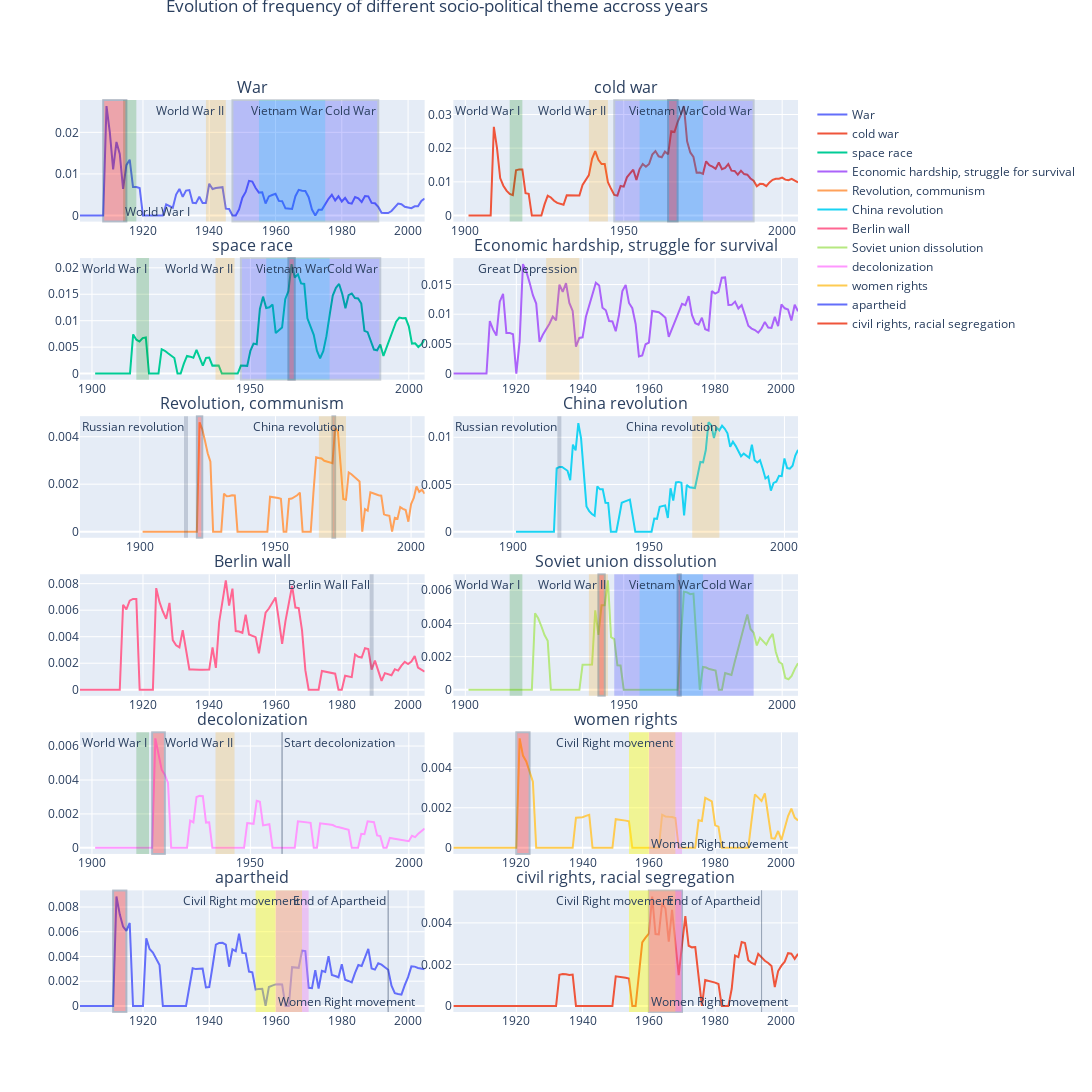

Notebook code for this chart:
### Code cell
# Création of PlotLy figures.
fig0 = go.Figure()
fig1 = go.Figure()
fig2 = go.Figure()
fig3 = go.Figure()
fig4 = go.Figure()
fig5 = go.Figure()
fig6 = go.Figure()
fig7 = go.Figure()
fig8 = go.Figure()
fig9 = go.Figure()
fig10 = go.Figure()
fig11 = go.Figure()
figure_list = [fig0,fig1,fig2,fig3,fig4,fig5,fig6,fig7,fig8,fig9,fig10,fig11]
#Loop that compute frequency of themes within a windows of 5 years that mooves year by year
for j in range(0, 12):
    #loop over them of index from 0 to 4
    f = []
    for i in range(0, len(years) - 5):
        # loop over lower and upper bounds values of each 5 years window
        a = years[i] # lower bound of a 5 year window
        b = years[i + 4] # upper bound of a 5 year window
        
        # computation of the frequency of films about each theme within the 5 year window
        data = df[(df['MovieReleaseDate'] >= a) & (df['MovieReleaseDate'] <= b)]
        decade_frequency = len(data[data[themes[j]] == True]) / len(data)
        f.append(decade_frequency)

    # Adding the trace to the figure
    figure_list[j].add_trace(go.Scatter(x=years[1:], y=f, mode='lines', name=themes[j]))

#Plotting the figures
fig = make_subplots(rows=6, cols=2,subplot_titles = ['War','cold war','space race','Economic hardship, struggle for survival','Revolution, communism',
          'China revolution','Berlin wall','Soviet union dissolution','decolonization','women rights','apartheid',
          'civil rights, racial segregation'],vertical_spacing = 0.04,horizontal_spacing = 0.04)
fig.add_trace(fig0.data[0], row=1, col=1)
fig.add_vrect(x0=1914, x1=1918,annotation_text = 'World War I',fillcolor = "green",opacity = 0.2,line_width = 0,annotation_position = "bottom left",row =1, col =1)
fig.add_vrect(x0=1939, x1=1945,annotation_text = 'World War II',fillcolor = 'orange', opacity=0.2,line_width = 0,row =1, col =1)
fig.add_vrect(x0=1955, x1=1975,annotation_text = 'Vietnam War',fillcolor = 'cyan', opacity=0.2,line_width = 0,row =1, col =1)
fig.add_vrect(x0=1947, x1=1991,annotation_text = 'Cold War',fillcolor = 'blue', opacity=0.2,row =1, col =1)
fig.add_vrect(x0=1908, x1=1915,fillcolor = 'red', opacity=0.3,row =1, col =1)
fig.add_trace(fig1.data[0], row=1, col=2)
fig.add_vrect(x0=1914, x1=1918,annotation_text = 'World War I',fillcolor = "green",opacity = 0.2,line_width = 0,row =1, col =2)
fig.add_vrect(x0=1939, x1=1945,annotation_text = 'World War II',fillcolor = 'orange', opacity=0.2,line_width = 0,row =1, col =2)
fig.add_vrect(x0=1955, x1=1975,annotation_text = 'Vietnam War',fillcolor = 'cyan', opacity=0.2,line_width = 0,row =1, col =2)
fig.add_vrect(x0=1947, x1=1991,annotation_text = 'Cold War',fillcolor = 'blue', opacity=0.2,row =1, col =2)
fig.add_vrect(x0=1964, x1=1967,fillcolor = 'red', opacity=0.3,row =1, col =2)
fig.add_trace(fig2.data[0], row=2, col=1)
fig.add_vrect(x0=1914, x1=1918,annotation_text = 'World War I',fillcolor = "green",opacity = 0.2,line_width = 0,row =2, col =1)
fig.add_vrect(x0=1939, x1=1945,annotation_text = 'World War II',fillcolor = 'orange', opacity=0.2,line_width = 0,row =2, col =1)
fig.add_vrect(x0=1955, x1=1975,annotation_text = 'Vietnam War',fillcolor = 'cyan', opacity=0.2,line_width = 0,row =2, col =1)
fig.add_vrect(x0=1947, x1=1991,annotation_text = 'Cold War',fillcolor = 'blue', opacity=0.2,row =2, col =1)
fig.add_vrect(x0=1962, x1=1964,fillcolor = 'red', opacity=0.3,row =2, col =1)
fig.add_trace(fig3.data[0], row=2, col=2)
fig.add_vrect(x0=1929, x1=1939,annotation_text = 'Great Depression',fillcolor = 'orange', opacity=0.2,line_width = 0,row =2, col =2)
fig.add_trace(fig4.data[0], row=3, col=1)
fig.add_vrect(x0=1921, x1=1923,fillcolor = 'red', opacity=0.3,row =3, col =1)
fig.add_vrect(x0=1971, x1=1972,fillcolor = 'red', opacity=0.3,row =3, col =1)
fig.add_vrect(x0=1917, x1=1917,annotation_text = 'Russian revolution',fillcolor = "orange",opacity = 0.2,line_width =4,row =3, col =1)
fig.add_vrect(x0=1966, x1=1976,annotation_text = 'China revolution',fillcolor = 'orange', opacity=0.2,line_width = 0,row =3, col =1)
fig.add_trace(fig5.data[0], row=3, col=2)
fig.add_vrect(x0=1917, x1=1917,annotation_text = 'Russian revolution',fillcolor = "orange",opacity = 0.2,line_width =4,row =3, col =2)
fig.add_vrect(x0=1966, x1=1976,annotation_text = 'China revolution',fillcolor = 'orange', opacity=0.2,line_width = 0,row =3, col =2)
fig.add_trace(fig6.data[0], row=4, col=1)
fig.add_vrect(x0=1989, x1=1989,annotation_text = 'Berlin Wall Fall',fillcolor = 'cyan', opacity=0.2,line_width = 4,row =4, col =1)
fig.add_trace(fig7.data[0], row=4, col=2)
fig.add_vrect(x0=1914, x1=1918,annotation_text = 'World War I',fillcolor = "green",opacity = 0.2,line_width = 0,row =4, col =2)
fig.add_vrect(x0=1939, x1=1945,annotation_text = 'World War II',fillcolor = 'orange', opacity=0.2,line_width = 0,row =4, col =2)
fig.add_vrect(x0=1955, x1=1975,annotation_text = 'Vietnam War',fillcolor = 'cyan', opacity=0.2,line_width = 0,row =4, col =2)
fig.add_vrect(x0=1947, x1=1991,annotation_text = 'Cold War',fillcolor = 'blue', opacity=0.2,line_width = 0,row =4, col =2)
fig.add_vrect(x0=1942, x1=1944,fillcolor = 'red', opacity=0.3,row =4, col =2)
fig.add_vrect(x0=1968, x1=1967,fillcolor = 'red', opacity=0.3,row =4, col =2)
fig.add_trace(fig8.data[0], row=5, col=1)
fig.add_vrect(x0=1919, x1=1923,fillcolor = 'red', opacity=0.3,row =5, col =1)
fig.add_vrect(x0=1914, x1=1918,annotation_text = 'World War I',fillcolor = "green",opacity = 0.2,line_width = 0,row =5, col =1)
fig.add_vrect(x0=1939, x1=1945,annotation_text = 'World War II',fillcolor = 'orange', opacity=0.2,line_width = 0,row =5, col =1)
fig.add_vrect(x0=1960, x1=1960,annotation_text = 'Start decolonization',fillcolor = 'brown',annotation_position="top left", opacity=0.4,line_width = 1,row =5, col =1)
fig.add_trace(fig9.data[0], row=5, col=2)
fig.add_vrect(x0=1920, x1=1924,fillcolor = 'red', opacity=0.3,row =5, col =2)
fig.add_vrect(x0=1954, x1=1968,annotation_text = 'Civil Right movement',fillcolor = "yellow",opacity = 0.4,line_width = 0,row =5, col =2)
fig.add_vrect(x0=1960, x1=1970,annotation_text = 'Women Right movement',fillcolor = 'violet', opacity=0.4,line_width = 0,annotation_position="bottom left",row =5, col =2)
fig.add_trace(fig10.data[0], row=6, col=1)
fig.add_vrect(x0=1911, x1=1915,fillcolor = 'red', opacity=0.3,row =6, col =1)
fig.add_vrect(x0=1954, x1=1968,annotation_text = 'Civil Right movement',fillcolor = "yellow",opacity = 0.4,line_width = 0,row =6, col =1)
fig.add_vrect(x0=1960, x1=1970,annotation_text = 'Women Right movement',fillcolor = 'violet', opacity=0.4,line_width = 0,annotation_position="bottom left",row =6, col =1)
fig.add_vrect(x0=1994, x1=1994,annotation_text = 'End of Apartheid',fillcolor = 'black', opacity=0.4,line_width = 1,row =6, col =1)
fig.add_trace(fig11.data[0], row=6, col=2)
fig.add_vrect(x0=1960, x1=1970,fillcolor = 'red', opacity=0.3,row =6, col =2)
fig.add_vrect(x0=1954, x1=1968,annotation_text = 'Civil Right movement',fillcolor = "yellow",opacity = 0.4,line_width = 0,row =6, col =2)
fig.add_vrect(x0=1960, x1=1970,annotation_text = 'Women Right movement',fillcolor = 'violet', opacity=0.4,line_width = 0,annotation_position="bottom left",row =6, col =2)
fig.add_vrect(x0=1994, x1=1994,annotation_text = 'End of Apartheid',fillcolor = 'black', opacity=0.4,line_width = 1,row =6, col =2)
fig.update_layout(height=1500, width=1300, title_text='Evolution of frequency of different socio-political theme accross years',title_x=0.4, title_y=1)

fig_json = fig.to_json()
with open('socio-political-themes-frequency-evolution', 'w') as json_file:
    json.dump(json.loads(fig_json), json_file, indent=4)
fig.show()

### Figure 1 — Plotly figure (JSON) as saved in the notebook; plotly's stock layout.template omitted (floating-point values rounded to 4 significant figures)
{"data": [{"mode": "lines", "name": "War", "type": "scatter", "x": [1901, 1902, 1903, 1904, 1905, 1906, 1907, 1908, 1909, 1910, 1911, 1912, 1913, 1914, 1915, 1916, 1917, 1918, 1919, 1920, 1921, 1922, 1923, 1924, 1925, 1926, 1927, 1928, 1929, 1930, 1931, 1932, 1933, 1934, 1935, 1936, 1937, 1938, 1939, 1940, 1941, 1942, 1943, 1944, 1945, 1946, 1947, 1948, 1949, 1950, 1951, 1952, 1953, 1954, 1955, 1956, 1957, 1958, 1959, 1960, 1961, 1962, 1963, 1964, 1965, 1966, 1967, 1968, 1969, 1970, 1971, 1972, 1973, 1974, 1975, 1976, 1977, 1978, 1979, 1980, 1981, 1982, 1983, 1984, 1985, 1986, 1987, 1988, 1989, 1990, 1991, 1992, 1993, 1994, 1995, 1996, 1997, 1998, 1999, 2000, 2001, 2002, 2003, 2004, 2005, 2006, 2007, 2008, 2009], "xaxis": "x", "y": [0, 0, 0, 0, 0, 0, 0, 0, 0.02632, 0.02, 0.01111, 0.0177, 0.01481, 0.00641, 0.01212, 0.01342, 0.006849, 0.006849, 0.006623, 0, 0, 0, 0, 0, 0, 0, 0.002674, 0.002183, 0.001869, 0.005034, 0.0064, 0.004484, 0.005997, 0.006126, 0.003044, 0.002976, 0.004525, 0.003017, 0.003003, 0.007645, 0.00638, 0.006612, 0.006791, 0.006803, 0.00165, 0.001585, 0, 0, 0.001462, 0.004286, 0.005666, 0.008333, 0.008152, 0.006614, 0.00551, 0.005571, 0.002903, 0.004594, 0.004934, 0.005217, 0.003515, 0.00346, 0.001724, 0.001653, 0.001565, 0.004651, 0.006163, 0.00597, 0.005908, 0.004405, 0.001441, 0, 0.00141, 0.001416, 0.002751, 0.004027, 0.004994, 0.003632, 0.00463, 0.003371, 0.004233, 0.00303, 0.00286, 0.00444, 0.004136, 0.003234, 0.004699, 0.004612, 0.00303, 0.002935, 0.002068, 0.0006676, 0.0006266, 0.0005841, 0.001089, 0.002067, 0.00289, 0.00273, 0.0021, 0.00194, 0.001774, 0.002224, 0.002233, 0.003528, 0.004106], "yaxis": "y"}, {"mode": "lines", "name": "cold war", "type": "scatter", "x": [1901, 1902, 1903, 1904, 1905, 1906, 1907, 1908, 1909, 1910, 1911, 1912, 1913, 1914, 1915, 1916, 1917, 1918, 1919, 1920, 1921, 1922, 1923, 1924, 1925, 1926, 1927, 1928, 1929, 1930, 1931, 1932, 1933, 1934, 1935, 1936, 1937, 1938, 1939, 1940, 1941, 1942, 1943, 1944, 1945, 1946, 1947, 1948, 1949, 1950, 1951, 1952, 1953, 1954, 1955, 1956, 1957, 1958, 1959, 1960, 1961, 1962, 1963, 1964, 1965, 1966, 1967, 1968, 1969, 1970, 1971, 1972, 1973, 1974, 1975, 1976, 1977, 1978, 1979, 1980, 1981, 1982, 1983, 1984, 1985, 1986, 1987, 1988, 1989, 1990, 1991, 1992, 1993, 1994, 1995, 1996, 1997, 1998, 1999, 2000, 2001, 2002, 2003, 2004, 2005, 2006, 2007, 2008, 2009], "xaxis": "x2", "y": [0, 0, 0, 0, 0, 0, 0, 0, 0.02632, 0.02, 0.01111, 0.00885, 0.007407, 0.00641, 0.006061, 0.01342, 0.0137, 0.0137, 0.006623, 0.006452, 0, 0, 0, 0, 0.0033, 0.0059, 0.005348, 0.004367, 0.003738, 0.003356, 0.0032, 0.005979, 0.005997, 0.006126, 0.006088, 0.005952, 0.00905, 0.01056, 0.01201, 0.01682, 0.01914, 0.01653, 0.01528, 0.01531, 0.009901, 0.007924, 0.006098, 0.0059, 0.008772, 0.008571, 0.01133, 0.0125, 0.01359, 0.01058, 0.01377, 0.01532, 0.01451, 0.01531, 0.01809, 0.01913, 0.01757, 0.0173, 0.01897, 0.01818, 0.02504, 0.02481, 0.02773, 0.02985, 0.0325, 0.02203, 0.01873, 0.01739, 0.01269, 0.01275, 0.01238, 0.01611, 0.01498, 0.01453, 0.01389, 0.01573, 0.01376, 0.01414, 0.01525, 0.01332, 0.01323, 0.01213, 0.01331, 0.0123, 0.01212, 0.01101, 0.01034, 0.008678, 0.009398, 0.009346, 0.00871, 0.009819, 0.0106, 0.01092, 0.01092, 0.01125, 0.01065, 0.01049, 0.01089, 0.01033, 0.009808], "yaxis": "y2"}, {"mode": "lines", "name": "space race", "type": "scatter", "x": [1901, 1902, 1903, 1904, 1905, 1906, 1907, 1908, 1909, 1910, 1911, 1912, 1913, 1914, 1915, 1916, 1917, 1918, 1919, 1920, 1921, 1922, 1923, 1924, 1925, 1926, 1927, 1928, 1929, 1930, 1931, 1932, 1933, 1934, 1935, 1936, 1937, 1938, 1939, 1940, 1941, 1942, 1943, 1944, 1945, 1946, 1947, 1948, 1949, 1950, 1951, 1952, 1953, 1954, 1955, 1956, 1957, 1958, 1959, 1960, 1961, 1962, 1963, 1964, 1965, 1966, 1967, 1968, 1969, 1970, 1971, 1972, 1973, 1974, 1975, 1976, 1977, 1978, 1979, 1980, 1981, 1982, 1983, 1984, 1985, 1986, 1987, 1988, 1989, 1990, 1991, 1992, 1993, 1994, 1995, 1996, 1997, 1998, 1999, 2000, 2001, 2002, 2003, 2004, 2005, 2006, 2007, 2008, 2009], "xaxis": "x3", "y": [0, 0, 0, 0, 0, 0, 0, 0, 0, 0, 0, 0, 0.007407, 0.00641, 0.006061, 0.006711, 0.006849, 0, 0, 0, 0, 0.004608, 0.00431, 0.003831, 0.0033, 0.00295, 0, 0, 0.001869, 0.003356, 0.0032, 0.00299, 0.004498, 0.003063, 0.001522, 0.002976, 0.003017, 0.001508, 0.001502, 0.001529, 0, 0, 0, 0, 0, 0, 0.001524, 0.001475, 0.001462, 0.004286, 0.005666, 0.005556, 0.01223, 0.01455, 0.0124, 0.01253, 0.01306, 0.007657, 0.008224, 0.008696, 0.01406, 0.01557, 0.02069, 0.01818, 0.01878, 0.01705, 0.01695, 0.01045, 0.008863, 0.007342, 0.004323, 0.002899, 0.004231, 0.007082, 0.011, 0.01477, 0.01623, 0.01695, 0.01505, 0.01236, 0.01481, 0.01515, 0.0143, 0.01421, 0.01323, 0.008084, 0.007831, 0.006149, 0.004545, 0.004402, 0.005513, 0.003338, 0.005013, 0.006425, 0.008165, 0.009819, 0.0106, 0.01046, 0.0105, 0.008925, 0.005678, 0.00572, 0.005025, 0.005544, 0.006387], "yaxis": "y3"}, {"mode": "lines", "name": "Economic hardship, struggle for survival", "type": "scatter", "x": [1901, 1902, 1903, 1904, 1905, 1906, 1907, 1908, 1909, 1910, 1911, 1912, 1913, 1914, 1915, 1916, 1917, 1918, 1919, 1920, 1921, 1922, 1923, 1924, 1925, 1926, 1927, 1928, 1929, 1930, 1931, 1932, 1933, 1934, 1935, 1936, 1937, 1938, 1939, 1940, 1941, 1942, 1943, 1944, 1945, 1946, 1947, 1948, 1949, 1950, 1951, 1952, 1953, 1954, 1955, 1956, 1957, 1958, 1959, 1960, 1961, 1962, 1963, 1964, 1965, 1966, 1967, 1968, 1969, 1970, 1971, 1972, 1973, 1974, 1975, 1976, 1977, 1978, 1979, 1980, 1981, 1982, 1983, 1984, 1985, 1986, 1987, 1988, 1989, 1990, 1991, 1992, 1993, 1994, 1995, 1996, 1997, 1998, 1999, 2000, 2001, 2002, 2003, 2004, 2005, 2006, 2007, 2008, 2009], "xaxis": "x4", "y": [0, 0, 0, 0, 0, 0, 0, 0, 0, 0, 0, 0.00885, 0.007407, 0.00641, 0.01212, 0.01342, 0.006849, 0.006849, 0.006623, 0, 0.005464, 0.01843, 0.01724, 0.01533, 0.0132, 0.0118, 0.005348, 0.00655, 0.007477, 0.008389, 0.0096, 0.008969, 0.01499, 0.01378, 0.01522, 0.0119, 0.01056, 0.004525, 0.006006, 0.006116, 0.009569, 0.01157, 0.01358, 0.01531, 0.01485, 0.01109, 0.01067, 0.00885, 0.008772, 0.007143, 0.009915, 0.01389, 0.01495, 0.0119, 0.01102, 0.008357, 0.002903, 0.003063, 0.004934, 0.005217, 0.01054, 0.01038, 0.01034, 0.009917, 0.00939, 0.006202, 0.007704, 0.008955, 0.01034, 0.01175, 0.01153, 0.01304, 0.009873, 0.008499, 0.008253, 0.009396, 0.007491, 0.007264, 0.01389, 0.01348, 0.01376, 0.01616, 0.01621, 0.01155, 0.01158, 0.01213, 0.01096, 0.01153, 0.009848, 0.00807, 0.007581, 0.007343, 0.006892, 0.007593, 0.00871, 0.007752, 0.007707, 0.009554, 0.00798, 0.01164, 0.011, 0.0108, 0.008934, 0.01159, 0.01049], "yaxis": "y4"}, {"mode": "lines", "name": "Revolution, communism", "type": "scatter", "x": [1901, 1902, 1903, 1904, 1905, 1906, 1907, 1908, 1909, 1910, 1911, 1912, 1913, 1914, 1915, 1916, 1917, 1918, 1919, 1920, 1921, 1922, 1923, 1924, 1925, 1926, 1927, 1928, 1929, 1930, 1931, 1932, 1933, 1934, 1935, 1936, 1937, 1938, 1939, 1940, 1941, 1942, 1943, 1944, 1945, 1946, 1947, 1948, 1949, 1950, 1951, 1952, 1953, 1954, 1955, 1956, 1957, 1958, 1959, 1960, 1961, 1962, 1963, 1964, 1965, 1966, 1967, 1968, 1969, 1970, 1971, 1972, 1973, 1974, 1975, 1976, 1977, 1978, 1979, 1980, 1981, 1982, 1983, 1984, 1985, 1986, 1987, 1988, 1989, 1990, 1991, 1992, 1993, 1994, 1995, 1996, 1997, 1998, 1999, 2000, 2001, 2002, 2003, 2004, 2005, 2006, 2007, 2008, 2009], "xaxis": "x5", "y": [0, 0, 0, 0, 0, 0, 0, 0, 0, 0, 0, 0, 0, 0, 0, 0, 0, 0, 0, 0, 0, 0.004608, 0.00431, 0.003831, 0.0033, 0.00295, 0, 0, 0, 0, 0.0016, 0.001495, 0.001499, 0.001531, 0.001522, 0, 0, 0, 0, 0, 0, 0, 0, 0, 0, 0, 0, 0.001475, 0.001462, 0.001429, 0.001416, 0.001389, 0, 0, 0.001377, 0.001393, 0.001451, 0.001531, 0.001645, 0, 0, 0, 0, 0.001653, 0.00313, 0.003101, 0.003082, 0.002985, 0.002954, 0.002937, 0.002882, 0.004348, 0.004231, 0.002833, 0.001376, 0.001342, 0.002497, 0.002421, 0.002315, 0.002247, 0.002116, 0, 0.0009533, 0.0008881, 0.001654, 0.001617, 0.001566, 0.001537, 0.001515, 0.0007337, 0.0006892, 0.0006676, 0, 0.0005841, 0.0005444, 0.001034, 0.0009634, 0.0009099, 0.00042, 0.001164, 0.001419, 0.001907, 0.001675, 0.001764, 0.001597], "yaxis": "y5"}, {"mode": "lines", "name": "China revolution", "type": "scatter", "x": [1901, 1902, 1903, 1904, 1905, 1906, 1907, 1908, 1909, 1910, 1911, 1912, 1913, 1914, 1915, 1916, 1917, 1918, 1919, 1920, 1921, 1922, 1923, 1924, 1925, 1926, 1927, 1928, 1929, 1930, 1931, 1932, 1933, 1934, 1935, 1936, 1937, 1938, 1939, 1940, 1941, 1942, 1943, 1944, 1945, 1946, 1947, 1948, 1949, 1950, 1951, 1952, 1953, 1954, 1955, 1956, 1957, 1958, 1959, 1960, 1961, 1962, 1963, 1964, 1965, 1966, 1967, 1968, 1969, 1970, 1971, 1972, 1973, 1974, 1975, 1976, 1977, 1978, 1979, 1980, 1981, 1982, 1983, 1984, 1985, 1986, 1987, 1988, 1989, 1990, 1991, 1992, 1993, 1994, 1995, 1996, 1997, 1998, 1999, 2000, 2001, 2002, 2003, 2004, 2005, 2006, 2007, 2008, 2009], "xaxis": "x6", "y": [0, 0, 0, 0, 0, 0, 0, 0, 0, 0, 0, 0, 0, 0, 0, 0.006711, 0.006849, 0.006849, 0.006623, 0.006452, 0.005464, 0.009217, 0.008621, 0.01149, 0.009901, 0.0059, 0.002674, 0.002183, 0.001869, 0.001678, 0.0048, 0.004484, 0.004498, 0.003063, 0.003044, 0, 0, 0, 0.001502, 0.003058, 0.00319, 0.003306, 0.003396, 0.001701, 0, 0, 0, 0, 0, 0, 0, 0.001389, 0.001359, 0.002646, 0.002755, 0.002786, 0.001451, 0.004594, 0.003289, 0.005217, 0.005272, 0.00519, 0.001724, 0.004959, 0.004695, 0.004651, 0.004622, 0.00597, 0.007386, 0.007342, 0.008646, 0.01159, 0.01128, 0.009915, 0.011, 0.01074, 0.01124, 0.0109, 0.01042, 0.008989, 0.009524, 0.009091, 0.00858, 0.007993, 0.008271, 0.008084, 0.007831, 0.009224, 0.007576, 0.007337, 0.007581, 0.006676, 0.005639, 0.005841, 0.004355, 0.005168, 0.005299, 0.005914, 0.00588, 0.007761, 0.006742, 0.006673, 0.006979, 0.008065, 0.008668], "yaxis": "y6"}, {"mode": "lines", "name": "Berlin wall", "type": "scatter", "x": [1901, 1902, 1903, 1904, 1905, 1906, 1907, 1908, 1909, 1910, 1911, 1912, 1913, 1914, 1915, 1916, 1917, 1918, 1919, 1920, 1921, 1922, 1923, 1924, 1925, 1926, 1927, 1928, 1929, 1930, 1931, 1932, 1933, 1934, 1935, 1936, 1937, 1938, 1939, 1940, 1941, 1942, 1943, 1944, 1945, 1946, 1947, 1948, 1949, 1950, 1951, 1952, 1953, 1954, 1955, 1956, 1957, 1958, 1959, 1960, 1961, 1962, 1963, 1964, 1965, 1966, 1967, 1968, 1969, 1970, 1971, 1972, 1973, 1974, 1975, 1976, 1977, 1978, 1979, 1980, 1981, 1982, 1983, 1984, 1985, 1986, 1987, 1988, 1989, 1990, 1991, 1992, 1993, 1994, 1995, 1996, 1997, 1998, 1999, 2000, 2001, 2002, 2003, 2004, 2005, 2006, 2007, 2008, 2009], "xaxis": "x7", "y": [0, 0, 0, 0, 0, 0, 0, 0, 0, 0, 0, 0, 0, 0.00641, 0.006061, 0.006711, 0.006849, 0.006849, 0, 0, 0, 0, 0, 0.007663, 0.006601, 0.0059, 0.005348, 0.00655, 0.003738, 0.003356, 0.0032, 0.004484, 0.002999, 0.001531, 0.001522, 0.001488, 0.001508, 0.001508, 0.001502, 0.001529, 0.00319, 0.001653, 0.005093, 0.006803, 0.008251, 0.006339, 0.007622, 0.004425, 0.004386, 0.004286, 0.005666, 0.004167, 0.004076, 0.003968, 0.002755, 0.004178, 0.005806, 0.006126, 0.006579, 0.006957, 0.005272, 0.00346, 0.005172, 0.006612, 0.007825, 0.006202, 0.006163, 0.004478, 0.001477, 0, 0, 0, 0, 0.001416, 0.001376, 0.001342, 0.001248, 0.001211, 0, 0, 0.001058, 0.00101, 0.0009533, 0.002664, 0.002481, 0.002425, 0.003132, 0.003075, 0.001515, 0.002201, 0.001378, 0.0006676, 0.001253, 0.001168, 0.001089, 0.00155, 0.001445, 0.00182, 0.0021, 0.00194, 0.002129, 0.002542, 0.001675, 0.001512, 0.001369], "yaxis": "y7"}, {"mode": "lines", "name": "Soviet union dissolution", "type": "scatter", "x": [1901, 1902, 1903, 1904, 1905, 1906, 1907, 1908, 1909, 1910, 1911, 1912, 1913, 1914, 1915, 1916, 1917, 1918, 1919, 1920, 1921, 1922, 1923, 1924, 1925, 1926, 1927, 1928, 1929, 1930, 1931, 1932, 1933, 1934, 1935, 1936, 1937, 1938, 1939, 1940, 1941, 1942, 1943, 1944, 1945, 1946, 1947, 1948, 1949, 1950, 1951, 1952, 1953, 1954, 1955, 1956, 1957, 1958, 1959, 1960, 1961, 1962, 1963, 1964, 1965, 1966, 1967, 1968, 1969, 1970, 1971, 1972, 1973, 1974, 1975, 1976, 1977, 1978, 1979, 1980, 1981, 1982, 1983, 1984, 1985, 1986, 1987, 1988, 1989, 1990, 1991, 1992, 1993, 1994, 1995, 1996, 1997, 1998, 1999, 2000, 2001, 2002, 2003, 2004, 2005, 2006, 2007, 2008, 2009], "xaxis": "x8", "y": [0, 0, 0, 0, 0, 0, 0, 0, 0, 0, 0, 0, 0, 0, 0, 0, 0, 0, 0, 0, 0, 0.004608, 0.00431, 0.003831, 0.0033, 0.00295, 0, 0, 0, 0, 0, 0, 0, 0, 0, 0, 0.001508, 0.001508, 0.001502, 0.001529, 0.004785, 0.003306, 0.005093, 0.005102, 0.006601, 0.00317, 0.003049, 0.001475, 0.001462, 0, 0, 0, 0, 0, 0, 0, 0, 0, 0, 0, 0, 0, 0, 0, 0, 0, 0, 0.002985, 0.005908, 0.005874, 0.005764, 0.005797, 0.002821, 0, 0.001376, 0.001342, 0.001248, 0.001211, 0.001157, 0, 0, 0.00101, 0.0009533, 0.0008881, 0.001654, 0.002425, 0.003132, 0.003843, 0.004545, 0.003668, 0.003446, 0.00267, 0.003133, 0.002921, 0.002722, 0.003101, 0.003372, 0.002275, 0.00168, 0.001552, 0.0007097, 0.0006355, 0.0008375, 0.00126, 0.001597], "yaxis": "y8"}, {"mode": "lines", "name": "decolonization", "type": "scatter", "x": [1901, 1902, 1903, 1904, 1905, 1906, 1907, 1908, 1909, 1910, 1911, 1912, 1913, 1914, 1915, 1916, 1917, 1918, 1919, 1920, 1921, 1922, 1923, 1924, 1925, 1926, 1927, 1928, 1929, 1930, 1931, 1932, 1933, 1934, 1935, 1936, 1937, 1938, 1939, 1940, 1941, 1942, 1943, 1944, 1945, 1946, 1947, 1948, 1949, 1950, 1951, 1952, 1953, 1954, 1955, 1956, 1957, 1958, 1959, 1960, 1961, 1962, 1963, 1964, 1965, 1966, 1967, 1968, 1969, 1970, 1971, 1972, 1973, 1974, 1975, 1976, 1977, 1978, 1979, 1980, 1981, 1982, 1983, 1984, 1985, 1986, 1987, 1988, 1989, 1990, 1991, 1992, 1993, 1994, 1995, 1996, 1997, 1998, 1999, 2000, 2001, 2002, 2003, 2004, 2005, 2006, 2007, 2008, 2009], "xaxis": "x9", "y": [0, 0, 0, 0, 0, 0, 0, 0, 0, 0, 0, 0, 0, 0, 0, 0, 0, 0, 0, 0.006452, 0.005464, 0.004608, 0.00431, 0.003831, 0, 0, 0, 0, 0, 0, 0.0016, 0.001495, 0.002999, 0.003063, 0.003044, 0.001488, 0.001508, 0, 0, 0, 0, 0, 0, 0, 0, 0, 0, 0, 0.001462, 0.001429, 0.001416, 0.002778, 0.002717, 0.001323, 0.001377, 0.001393, 0, 0, 0, 0, 0, 0, 0, 0, 0.001565, 0.00155, 0.001541, 0.001493, 0.001477, 0, 0, 0.001449, 0.00141, 0.001416, 0.001376, 0.001342, 0.001248, 0.001211, 0.001157, 0.001124, 0.001058, 0, 0, 0, 0.0008271, 0.0008084, 0.001566, 0.001537, 0.001515, 0.0007337, 0.0006892, 0, 0, 0.0005841, 0.0005444, 0.0005168, 0.0004817, 0.000455, 0.00042, 0.000388, 0.0007097, 0.0006355, 0.0008375, 0.001008, 0.001141], "yaxis": "y9"}, {"mode": "lines", "name": "women rights", "type": "scatter", "x": [1901, 1902, 1903, 1904, 1905, 1906, 1907, 1908, 1909, 1910, 1911, 1912, 1913, 1914, 1915, 1916, 1917, 1918, 1919, 1920, 1921, 1922, 1923, 1924, 1925, 1926, 1927, 1928, 1929, 1930, 1931, 1932, 1933, 1934, 1935, 1936, 1937, 1938, 1939, 1940, 1941, 1942, 1943, 1944, 1945, 1946, 1947, 1948, 1949, 1950, 1951, 1952, 1953, 1954, 1955, 1956, 1957, 1958, 1959, 1960, 1961, 1962, 1963, 1964, 1965, 1966, 1967, 1968, 1969, 1970, 1971, 1972, 1973, 1974, 1975, 1976, 1977, 1978, 1979, 1980, 1981, 1982, 1983, 1984, 1985, 1986, 1987, 1988, 1989, 1990, 1991, 1992, 1993, 1994, 1995, 1996, 1997, 1998, 1999, 2000, 2001, 2002, 2003, 2004, 2005, 2006, 2007, 2008, 2009], "xaxis": "x10", "y": [0, 0, 0, 0, 0, 0, 0, 0, 0, 0, 0, 0, 0, 0, 0, 0, 0, 0, 0, 0, 0.005464, 0.004608, 0.00431, 0.003831, 0.0033, 0, 0, 0, 0, 0, 0, 0, 0, 0, 0, 0, 0, 0.001508, 0.001502, 0.001529, 0.001595, 0.001653, 0, 0, 0, 0, 0, 0, 0, 0.001429, 0.001416, 0.001389, 0.001359, 0.001323, 0, 0, 0, 0, 0, 0, 0, 0, 0, 0.001653, 0.001565, 0.00155, 0.001541, 0.001493, 0, 0, 0, 0, 0, 0, 0.001376, 0.001342, 0.002497, 0.002421, 0.002315, 0.001124, 0.001058, 0, 0, 0, 0, 0, 0, 0, 0, 0, 0.001378, 0.00267, 0.002506, 0.002336, 0.002722, 0.00155, 0.0004817, 0.000455, 0.00084, 0.000388, 0.001065, 0.001589, 0.001954, 0.001512, 0.001369], "yaxis": "y10"}, {"mode": "lines", "name": "apartheid", "type": "scatter", "x": [1901, 1902, 1903, 1904, 1905, 1906, 1907, 1908, 1909, 1910, 1911, 1912, 1913, 1914, 1915, 1916, 1917, 1918, 1919, 1920, 1921, 1922, 1923, 1924, 1925, 1926, 1927, 1928, 1929, 1930, 1931, 1932, 1933, 1934, 1935, 1936, 1937, 1938, 1939, 1940, 1941, 1942, 1943, 1944, 1945, 1946, 1947, 1948, 1949, 1950, 1951, 1952, 1953, 1954, 1955, 1956, 1957, 1958, 1959, 1960, 1961, 1962, 1963, 1964, 1965, 1966, 1967, 1968, 1969, 1970, 1971, 1972, 1973, 1974, 1975, 1976, 1977, 1978, 1979, 1980, 1981, 1982, 1983, 1984, 1985, 1986, 1987, 1988, 1989, 1990, 1991, 1992, 1993, 1994, 1995, 1996, 1997, 1998, 1999, 2000, 2001, 2002, 2003, 2004, 2005, 2006, 2007, 2008, 2009], "xaxis": "x11", "y": [0, 0, 0, 0, 0, 0, 0, 0, 0, 0, 0, 0.00885, 0.007407, 0.00641, 0.006061, 0.006711, 0, 0, 0, 0, 0.005464, 0.004608, 0.00431, 0.003831, 0.0033, 0, 0, 0, 0, 0, 0, 0, 0, 0.001531, 0.003044, 0.002976, 0.003017, 0.003017, 0.001502, 0.001529, 0.00319, 0.004959, 0.005093, 0.005102, 0.00495, 0.00317, 0.004573, 0.004425, 0.005848, 0.004286, 0.004249, 0.002778, 0.002717, 0.001323, 0.001377, 0.001393, 0, 0.001531, 0.001645, 0.001739, 0.001757, 0.00173, 0, 0, 0.00313, 0.003101, 0.003082, 0.004478, 0.004431, 0.001468, 0.001441, 0.002899, 0.00141, 0.002833, 0.002751, 0.004027, 0.002497, 0.002421, 0.002315, 0.003371, 0.002116, 0.00202, 0.001907, 0.002664, 0.003309, 0.003234, 0.003915, 0.004612, 0.00303, 0.002935, 0.003446, 0.003338, 0.003133, 0.002921, 0.001633, 0.001034, 0.0009634, 0.0009099, 0.00168, 0.002328, 0.003194, 0.003178, 0.003071, 0.003024, 0.002965], "yaxis": "y11"}, {"mode": "lines", "name": "civil rights, racial segregation", "type": "scatter", "x": [1901, 1902, 1903, 1904, 1905, 1906, 1907, 1908, 1909, 1910, 1911, 1912, 1913, 1914, 1915, 1916, 1917, 1918, 1919, 1920, 1921, 1922, 1923, 1924, 1925, 1926, 1927, 1928, 1929, 1930, 1931, 1932, 1933, 1934, 1935, 1936, 1937, 1938, 1939, 1940, 1941, 1942, 1943, 1944, 1945, 1946, 1947, 1948, 1949, 1950, 1951, 1952, 1953, 1954, 1955, 1956, 1957, 1958, 1959, 1960, 1961, 1962, 1963, 1964, 1965, 1966, 1967, 1968, 1969, 1970, 1971, 1972, 1973, 1974, 1975, 1976, 1977, 1978, 1979, 1980, 1981, 1982, 1983, 1984, 1985, 1986, 1987, 1988, 1989, 1990, 1991, 1992, 1993, 1994, 1995, 1996, 1997, 1998, 1999, 2000, 2001, 2002, 2003, 2004, 2005, 2006, 2007, 2008, 2009], "xaxis": "x12", "y": [0, 0, 0, 0, 0, 0, 0, 0, 0, 0, 0, 0, 0, 0, 0, 0, 0, 0, 0, 0, 0, 0, 0, 0, 0, 0, 0, 0, 0, 0, 0, 0, 0.001499, 0.001531, 0.001522, 0.001488, 0.001508, 0, 0, 0, 0, 0, 0, 0, 0, 0, 0, 0, 0, 0.001429, 0.001416, 0.001389, 0.001359, 0.001323, 0, 0, 0.001451, 0.003063, 0.003289, 0.003478, 0.005272, 0.00346, 0.003448, 0.004959, 0.004695, 0.003101, 0.004622, 0.002985, 0.001477, 0.002937, 0.004323, 0.002899, 0.002821, 0.002833, 0.001376, 0, 0.001248, 0.001211, 0.001157, 0.001124, 0.001058, 0, 0, 0, 0.0008271, 0.002425, 0.002349, 0.003075, 0.00303, 0.002201, 0.002068, 0.002003, 0.002506, 0.002336, 0.002177, 0.002067, 0.001927, 0.0009099, 0.00168, 0.00194, 0.002129, 0.002542, 0.002513, 0.002268, 0.002509], "yaxis": "y12"}], "layout": {"annotations": [{"font": {"size": 16}, "showarrow": false, "text": "War", "x": 0.24, "xanchor": "center", "xref": "paper", "y": 1, "yanchor": "bottom", "yref": "paper"}, {"font": {"size": 16}, "showarrow": false, "text": "cold war", "x": 0.76, "xanchor": "center", "xref": "paper", "y": 1, "yanchor": "bottom", "yref": "paper"}, {"font": {"size": 16}, "showarrow": false, "text": "space race", "x": 0.24, "xanchor": "center", "xref": "paper", "y": 0.8267, "yanchor": "bottom", "yref": "paper"}, {"font": {"size": 16}, "showarrow": false, "text": "Economic hardship, struggle for survival", "x": 0.76, "xanchor": "center", "xref": "paper", "y": 0.8267, "yanchor": "bottom", "yref": "paper"}, {"font": {"size": 16}, "showarrow": false, "text": "Revolution, communism", "x": 0.24, "xanchor": "center", "xref": "paper", "y": 0.6533, "yanchor": "bottom", "yref": "paper"}, {"font": {"size": 16}, "showarrow": false, "text": "China revolution", "x": 0.76, "xanchor": "center", "xref": "paper", "y": 0.6533, "yanchor": "bottom", "yref": "paper"}, {"font": {"size": 16}, "showarrow": false, "text": "Berlin wall", "x": 0.24, "xanchor": "center", "xref": "paper", "y": 0.48, "yanchor": "bottom", "yref": "paper"}, {"font": {"size": 16}, "showarrow": false, "text": "Soviet union dissolution", "x": 0.76, "xanchor": "center", "xref": "paper", "y": 0.48, "yanchor": "bottom", "yref": "paper"}, {"font": {"size": 16}, "showarrow": false, "text": "decolonization", "x": 0.24, "xanchor": "center", "xref": "paper", "y": 0.3067, "yanchor": "bottom", "yref": "paper"}, {"font": {"size": 16}, "showarrow": false, "text": "women rights", "x": 0.76, "xanchor": "center", "xref": "paper", "y": 0.3067, "yanchor": "bottom", "yref": "paper"}, {"font": {"size": 16}, "showarrow": false, "text": "apartheid", "x": 0.24, "xanchor": "center", "xref": "paper", "y": 0.1333, "yanchor": "bottom", "yref": "paper"}, {"font": {"size": 16}, "showarrow": false, "text": "civil rights, racial segregation", "x": 0.76, "xanchor": "center", "xref": "paper", "y": 0.1333, "yanchor": "bottom", "yref": "paper"}, {"showarrow": false, "text": "World War I", "x": 1914, "xanchor": "left", "xref": "x", "y": 0, "yanchor": "bottom", "yref": "y domain"}, {"showarrow": false, "text": "World War II", "x": 1945, "xanchor": "right", "xref": "x", "y": 1, "yanchor": "top", "yref": "y domain"}, {"showarrow": false, "text": "Vietnam War", "x": 1975, "xanchor": "right", "xref": "x", "y": 1, "yanchor": "top", "yref": "y domain"}, {"showarrow": false, "text": "Cold War", "x": 1991, "xanchor": "right", "xref": "x", "y": 1, "yanchor": "top", "yref": "y domain"}, {"showarrow": false, "text": "World War I", "x": 1918, "xanchor": "right", "xref": "x2", "y": 1, "yanchor": "top", "yref": "y2 domain"}, {"showarrow": false, "text": "World War II", "x": 1945, "xanchor": "right", "xref": "x2", "y": 1, "yanchor": "top", "yref": "y2 domain"}, {"showarrow": false, "text": "Vietnam War", "x": 1975, "xanchor": "right", "xref": "x2", "y": 1, "yanchor": "top", "yref": "y2 domain"}, {"showarrow": false, "text": "Cold War", "x": 1991, "xanchor": "right", "xref": "x2", "y": 1, "yanchor": "top", "yref": "y2 domain"}, {"showarrow": false, "text": "World War I", "x": 1918, "xanchor": "right", "xref": "x3", "y": 1, "yanchor": "top", "yref": "y3 domain"}, {"showarrow": false, "text": "World War II", "x": 1945, "xanchor": "right", "xref": "x3", "y": 1, "yanchor": "top", "yref": "y3 domain"}, {"showarrow": false, "text": "Vietnam War", "x": 1975, "xanchor": "right", "xref": "x3", "y": 1, "yanchor": "top", "yref": "y3 domain"}, {"showarrow": false, "text": "Cold War", "x": 1991, "xanchor": "right", "xref": "x3", "y": 1, "yanchor": "top", "yref": "y3 domain"}, {"showarrow": false, "text": "Great Depression", "x": 1939, "xanchor": "right", "xref": "x4", "y": 1, "yanchor": "top", "yref": "y4 domain"}, {"showarrow": false, "text": "Russian revolution", "x": 1917, "xanchor": "right", "xref": "x5", "y": 1, "yanchor": "top", "yref": "y5 domain"}, {"showarrow": false, "text": "China revolution", "x": 1976, "xanchor": "right", "xref": "x5", "y": 1, "yanchor": "top", "yref": "y5 domain"}, {"showarrow": false, "text": "Russian revolution", "x": 1917, "xanchor": "right", "xref": "x6", "y": 1, "yanchor": "top", "yref": "y6 domain"}, {"showarrow": false, "text": "China revolution", "x": 1976, "xanchor": "right", "xref": "x6", "y": 1, "yanchor": "top", "yref": "y6 domain"}, {"showarrow": false, "text": "Berlin Wall Fall", "x": 1989, "xanchor": "right", "xref": "x7", "y": 1, "yanchor": "top", "yref": "y7 domain"}, {"showarrow": false, "text": "World War I", "x": 1918, "xanchor": "right", "xref": "x8", "y": 1, "yanchor": "top", "yref": "y8 domain"}, {"showarrow": false, "text": "World War II", "x": 1945, "xanchor": "right", "xref": "x8", "y": 1, "yanchor": "top", "yref": "y8 domain"}, {"showarrow": false, "text": "Vietnam War", "x": 1975, "xanchor": "right", "xref": "x8", "y": 1, "yanchor": "top", "yref": "y8 domain"}, {"showarrow": false, "text": "Cold War", "x": 1991, "xanchor": "right", "xref": "x8", "y": 1, "yanchor": "top", "yref": "y8 domain"}, {"showarrow": false, "text": "World War I", "x": 1918, "xanchor": "right", "xref": "x9", "y": 1, "yanchor": "top", "yref": "y9 domain"}, {"showarrow": false, "text": "World War II", "x": 1945, "xanchor": "right", "xref": "x9", "y": 1, "yanchor": "top", "yref": "y9 domain"}, {"showarrow": false, "text": "Start decolonization", "x": 1960, "xanchor": "left", "xref": "x9", "y": 1, "yanchor": "top", "yref": "y9 domain"}, {"showarrow": false, "text": "Civil Right movement", "x": 1968, "xanchor": "right", "xref": "x10", "y": 1, "yanchor": "top", "yref": "y10 domain"}, {"showarrow": false, "text": "Women Right movement", "x": 1960, "xanchor": "left", "xref": "x10", "y": 0, "yanchor": "bottom", "yref": "y10 domain"}, {"showarrow": false, "text": "Civil Right movement", "x": 1968, "xanchor": "right", "xref": "x11", "y": 1, "yanchor": "top", "yref": "y11 domain"}, {"showarrow": false, "text": "Women Right movement", "x": 1960, "xanchor": "left", "xref": "x11", "y": 0, "yanchor": "bottom", "yref": "y11 domain"}, {"showarrow": false, "text": "End of Apartheid", "x": 1994, "xanchor": "right", "xref": "x11", "y": 1, "yanchor": "top", "yref": "y11 domain"}, {"showarrow": false, "text": "Civil Right movement", "x": 1968, "xanchor": "right", "xref": "x12", "y": 1, "yanchor": "top", "yref": "y12 domain"}, {"showarrow": false, "text": "Women Right movement", "x": 1960, "xanchor": "left", "xref": "x12", "y": 0, "yanchor": "bottom", "yref": "y12 domain"}, {"showarrow": false, "text": "End of Apartheid", "x": 1994, "xanchor": "right", "xref": "x12", "y": 1, "yanchor": "top", "yref": "y12 domain"}], "height": 1500, "shapes": [{"fillcolor": "green", "line": {"width": 0}, "opacity": 0.2, "type": "rect", "x0": 1914, "x1": 1918, "xref": "x", "y0": 0, "y1": 1, "yref": "y domain"}, {"fillcolor": "orange", "line": {"width": 0}, "opacity": 0.2, "type": "rect", "x0": 1939, "x1": 1945, "xref": "x", "y0": 0, "y1": 1, "yref": "y domain"}, {"fillcolor": "cyan", "line": {"width": 0}, "opacity": 0.2, "type": "rect", "x0": 1955, "x1": 1975, "xref": "x", "y0": 0, "y1": 1, "yref": "y domain"}, {"fillcolor": "blue", "opacity": 0.2, "type": "rect", "x0": 1947, "x1": 1991, "xref": "x", "y0": 0, "y1": 1, "yref": "y domain"}, {"fillcolor": "red", "opacity": 0.3, "type": "rect", "x0": 1908, "x1": 1915, "xref": "x", "y0": 0, "y1": 1, "yref": "y domain"}, {"fillcolor": "green", "line": {"width": 0}, "opacity": 0.2, "type": "rect", "x0": 1914, "x1": 1918, "xref": "x2", "y0": 0, "y1": 1, "yref": "y2 domain"}, {"fillcolor": "orange", "line": {"width": 0}, "opacity": 0.2, "type": "rect", "x0": 1939, "x1": 1945, "xref": "x2", "y0": 0, "y1": 1, "yref": "y2 domain"}, {"fillcolor": "cyan", "line": {"width": 0}, "opacity": 0.2, "type": "rect", "x0": 1955, "x1": 1975, "xref": "x2", "y0": 0, "y1": 1, "yref": "y2 domain"}, {"fillcolor": "blue", "opacity": 0.2, "type": "rect", "x0": 1947, "x1": 1991, "xref": "x2", "y0": 0, "y1": 1, "yref": "y2 domain"}, {"fillcolor": "red", "opacity": 0.3, "type": "rect", "x0": 1964, "x1": 1967, "xref": "x2", "y0": 0, "y1": 1, "yref": "y2 domain"}, {"fillcolor": "green", "line": {"width": 0}, "opacity": 0.2, "type": "rect", "x0": 1914, "x1": 1918, "xref": "x3", "y0": 0, "y1": 1, "yref": "y3 domain"}, {"fillcolor": "orange", "line": {"width": 0}, "opacity": 0.2, "type": "rect", "x0": 1939, "x1": 1945, "xref": "x3", "y0": 0, "y1": 1, "yref": "y3 domain"}, {"fillcolor": "cyan", "line": {"width": 0}, "opacity": 0.2, "type": "rect", "x0": 1955, "x1": 1975, "xref": "x3", "y0": 0, "y1": 1, "yref": "y3 domain"}, {"fillcolor": "blue", "opacity": 0.2, "type": "rect", "x0": 1947, "x1": 1991, "xref": "x3", "y0": 0, "y1": 1, "yref": "y3 domain"}, {"fillcolor": "red", "opacity": 0.3, "type": "rect", "x0": 1962, "x1": 1964, "xref": "x3", "y0": 0, "y1": 1, "yref": "y3 domain"}, {"fillcolor": "orange", "line": {"width": 0}, "opacity": 0.2, "type": "rect", "x0": 1929, "x1": 1939, "xref": "x4", "y0": 0, "y1": 1, "yref": "y4 domain"}, {"fillcolor": "red", "opacity": 0.3, "type": "rect", "x0": 1921, "x1": 1923, "xref": "x5", "y0": 0, "y1": 1, "yref": "y5 domain"}, {"fillcolor": "red", "opacity": 0.3, "type": "rect", "x0": 1971, "x1": 1972, "xref": "x5", "y0": 0, "y1": 1, "yref": "y5 domain"}, {"fillcolor": "orange", "line": {"width": 4}, "opacity": 0.2, "type": "rect", "x0": 1917, "x1": 1917, "xref": "x5", "y0": 0, "y1": 1, "yref": "y5 domain"}, {"fillcolor": "orange", "line": {"width": 0}, "opacity": 0.2, "type": "rect", "x0": 1966, "x1": 1976, "xref": "x5", "y0": 0, "y1": 1, "yref": "y5 domain"}, {"fillcolor": "orange", "line": {"width": 4}, "opacity": 0.2, "type": "rect", "x0": 1917, "x1": 1917, "xref": "x6", "y0": 0, "y1": 1, "yref": "y6 domain"}, {"fillcolor": "orange", "line": {"width": 0}, "opacity": 0.2, "type": "rect", "x0": 1966, "x1": 1976, "xref": "x6", "y0": 0, "y1": 1, "yref": "y6 domain"}, {"fillcolor": "cyan", "line": {"width": 4}, "opacity": 0.2, "type": "rect", "x0": 1989, "x1": 1989, "xref": "x7", "y0": 0, "y1": 1, "yref": "y7 domain"}, {"fillcolor": "green", "line": {"width": 0}, "opacity": 0.2, "type": "rect", "x0": 1914, "x1": 1918, "xref": "x8", "y0": 0, "y1": 1, "yref": "y8 domain"}, {"fillcolor": "orange", "line": {"width": 0}, "opacity": 0.2, "type": "rect", "x0": 1939, "x1": 1945, "xref": "x8", "y0": 0, "y1": 1, "yref": "y8 domain"}, {"fillcolor": "cyan", "line": {"width": 0}, "opacity": 0.2, "type": "rect", "x0": 1955, "x1": 1975, "xref": "x8", "y0": 0, "y1": 1, "yref": "y8 domain"}, {"fillcolor": "blue", "line": {"width": 0}, "opacity": 0.2, "type": "rect", "x0": 1947, "x1": 1991, "xref": "x8", "y0": 0, "y1": 1, "yref": "y8 domain"}, {"fillcolor": "red", "opacity": 0.3, "type": "rect", "x0": 1942, "x1": 1944, "xref": "x8", "y0": 0, "y1": 1, "yref": "y8 domain"}, {"fillcolor": "red", "opacity": 0.3, "type": "rect", "x0": 1968, "x1": 1967, "xref": "x8", "y0": 0, "y1": 1, "yref": "y8 domain"}, {"fillcolor": "red", "opacity": 0.3, "type": "rect", "x0": 1919, "x1": 1923, "xref": "x9", "y0": 0, "y1": 1, "yref": "y9 domain"}, {"fillcolor": "green", "line": {"width": 0}, "opacity": 0.2, "type": "rect", "x0": 1914, "x1": 1918, "xref": "x9", "y0": 0, "y1": 1, "yref": "y9 domain"}, {"fillcolor": "orange", "line": {"width": 0}, "opacity": 0.2, "type": "rect", "x0": 1939, "x1": 1945, "xref": "x9", "y0": 0, "y1": 1, "yref": "y9 domain"}, {"fillcolor": "brown", "line": {"width": 1}, "opacity": 0.4, "type": "rect", "x0": 1960, "x1": 1960, "xref": "x9", "y0": 0, "y1": 1, "yref": "y9 domain"}, {"fillcolor": "red", "opacity": 0.3, "type": "rect", "x0": 1920, "x1": 1924, "xref": "x10", "y0": 0, "y1": 1, "yref": "y10 domain"}, {"fillcolor": "yellow", "line": {"width": 0}, "opacity": 0.4, "type": "rect", "x0": 1954, "x1": 1968, "xref": "x10", "y0": 0, "y1": 1, "yref": "y10 domain"}, {"fillcolor": "violet", "line": {"width": 0}, "opacity": 0.4, "type": "rect", "x0": 1960, "x1": 1970, "xref": "x10", "y0": 0, "y1": 1, "yref": "y10 domain"}, {"fillcolor": "red", "opacity": 0.3, "type": "rect", "x0": 1911, "x1": 1915, "xref": "x11", "y0": 0, "y1": 1, "yref": "y11 domain"}, {"fillcolor": "yellow", "line": {"width": 0}, "opacity": 0.4, "type": "rect", "x0": 1954, "x1": 1968, "xref": "x11", "y0": 0, "y1": 1, "yref": "y11 domain"}, {"fillcolor": "violet", "line": {"width": 0}, "opacity": 0.4, "type": "rect", "x0": 1960, "x1": 1970, "xref": "x11", "y0": 0, "y1": 1, "yref": "y11 domain"}, {"fillcolor": "black", "line": {"width": 1}, "opacity": 0.4, "type": "rect", "x0": 1994, "x1": 1994, "xref": "x11", "y0": 0, "y1": 1, "yref": "y11 domain"}, {"fillcolor": "red", "opacity": 0.3, "type": "rect", "x0": 1960, "x1": 1970, "xref": "x12", "y0": 0, "y1": 1, "yref": "y12 domain"}, {"fillcolor": "yellow", "line": {"width": 0}, "opacity": 0.4, "type": "rect", "x0": 1954, "x1": 1968, "xref": "x12", "y0": 0, "y1": 1, "yref": "y12 domain"}, {"fillcolor": "violet", "line": {"width": 0}, "opacity": 0.4, "type": "rect", "x0": 1960, "x1": 1970, "xref": "x12", "y0": 0, "y1": 1, "yref": "y12 domain"}, {"fillcolor": "black", "line": {"width": 1}, "opacity": 0.4, "type": "rect", "x0": 1994, "x1": 1994, "xref": "x12", "y0": 0, "y1": 1, "yref": "y12 domain"}], "title": {"text": "Evolution of frequency of different socio-political theme accross years", "x": 0.4, "y": 1}, "width": 1300, "xaxis": {"anchor": "y", "domain": [0, 0.48]}, "xaxis10": {"anchor": "y10", "domain": [0.52, 1]}, "xaxis11": {"anchor": "y11", "domain": [0, 0.48]}, "xaxis12": {"anchor": "y12", "domain": [0.52, 1]}, "xaxis2": {"anchor": "y2", "domain": [0.52, 1]}, "xaxis3": {"anchor": "y3", "domain": [0, 0.48]}, "xaxis4": {"anchor": "y4", "domain": [0.52, 1]}, "xaxis5": {"anchor": "y5", "domain": [0, 0.48]}, "xaxis6": {"anchor": "y6", "domain": [0.52, 1]}, "xaxis7": {"anchor": "y7", "domain": [0, 0.48]}, "xaxis8": {"anchor": "y8", "domain": [0.52, 1]}, "xaxis9": {"anchor": "y9", "domain": [0, 0.48]}, "yaxis": {"anchor": "x", "domain": [0.8667, 1]}, "yaxis10": {"anchor": "x10", "domain": [0.1733, 0.3067]}, "yaxis11": {"anchor": "x11", "domain": [0, 0.1333]}, "yaxis12": {"anchor": "x12", "domain": [0, 0.1333]}, "yaxis2": {"anchor": "x2", "domain": [0.8667, 1]}, "yaxis3": {"anchor": "x3", "domain": [0.6933, 0.8267]}, "yaxis4": {"anchor": "x4", "domain": [0.6933, 0.8267]}, "yaxis5": {"anchor": "x5", "domain": [0.52, 0.6533]}, "yaxis6": {"anchor": "x6", "domain": [0.52, 0.6533]}, "yaxis7": {"anchor": "x7", "domain": [0.3467, 0.48]}, "yaxis8": {"anchor": "x8", "domain": [0.3467, 0.48]}, "yaxis9": {"anchor": "x9", "domain": [0.1733, 0.3067]}}}
